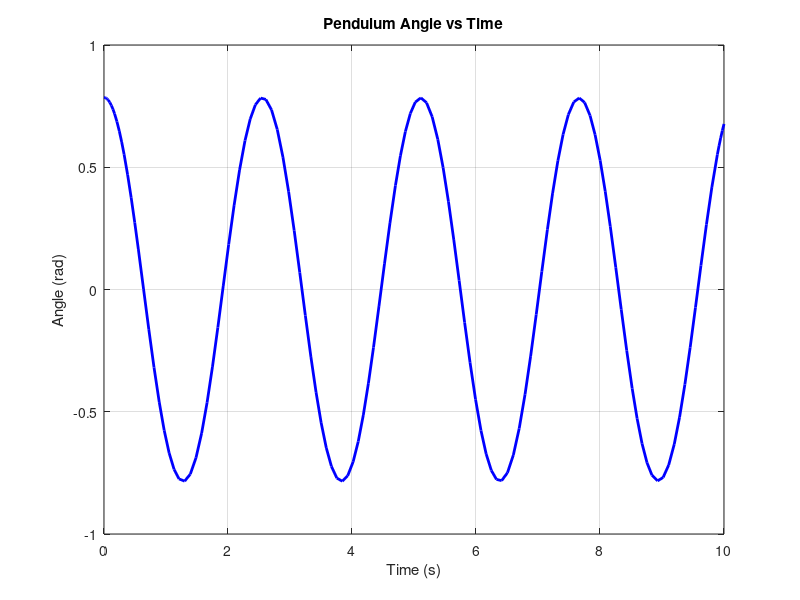
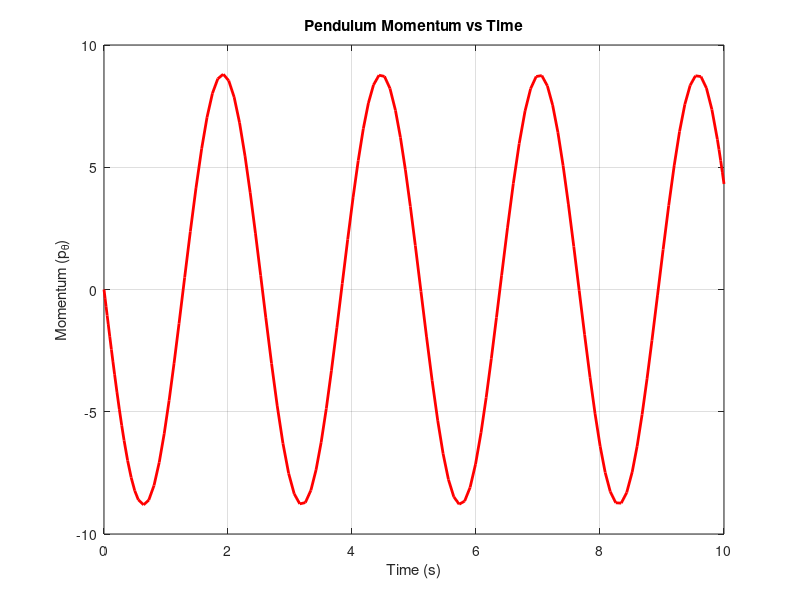

The MATLAB script that drew these images, in order:
%%
help ode45

%%



function dfdt = pendulum_ode(t, f, m, l, g)
    % f(1) is the current angle (theta)
    % f(2) is the current momentum (p_theta)
    theta = f(1);
    p_theta = f(2);

    % 1. Change in angle: dot{theta} = p_theta / (m * l^2)
    d_theta = p_theta / (m * l^2);

    % 2. Change in momentum: dot{p_theta} = -m * g * l * sin(theta)
    d_p_theta = -m * g * l * sin(theta);

    % Return as a column vector
    dfdt = [d_theta; d_p_theta];
end

%% --- System Constants ---
m = 2.0;    % kg 
l = 1.5;    % m 
g = 9.81;   % m/s^2

%%
% Initial conditions: angle and momentum
initialConditions = [pi/4; 0]; % Starting at 45 degrees with no initial momentum

% Time span for the simulation
timeSpan = [0, 10]; % Simulate from 0 to 10 seconds
% Solve the ODE using ode45 - step by step solver, takes the initial conditions, uses pendulume ode to solve the next conditions, iterate  until we go through the entire timestep
[t, f] = ode45(@(t, f) pendulum_ode(t, f, m, l, g), timeSpan, initialConditions);
%%

% Plot the results
figure;
plot(t, f(:, 1), 'b', 'LineWidth', 2); % Plot angle over time
xlabel('Time (s)');
ylabel('Angle (rad)');
title('Pendulum Angle vs Time');
grid on;
% Plot the momentum over time
figure;
plot(t, f(:, 2), 'r', 'LineWidth', 2); % Plot momentum over time
xlabel('Time (s)');
ylabel('Momentum (p_{\theta})');
title('Pendulum Momentum vs Time');
grid on;
% Display the final angle and momentum after the simulation
finalAngle = f(end, 1);
finalMomentum = f(end, 2);
fprintf('Final Angle: %.2f rad\n', finalAngle);
fprintf('Final Momentum: %.2f kg*m^2/s\n', finalMomentum);
